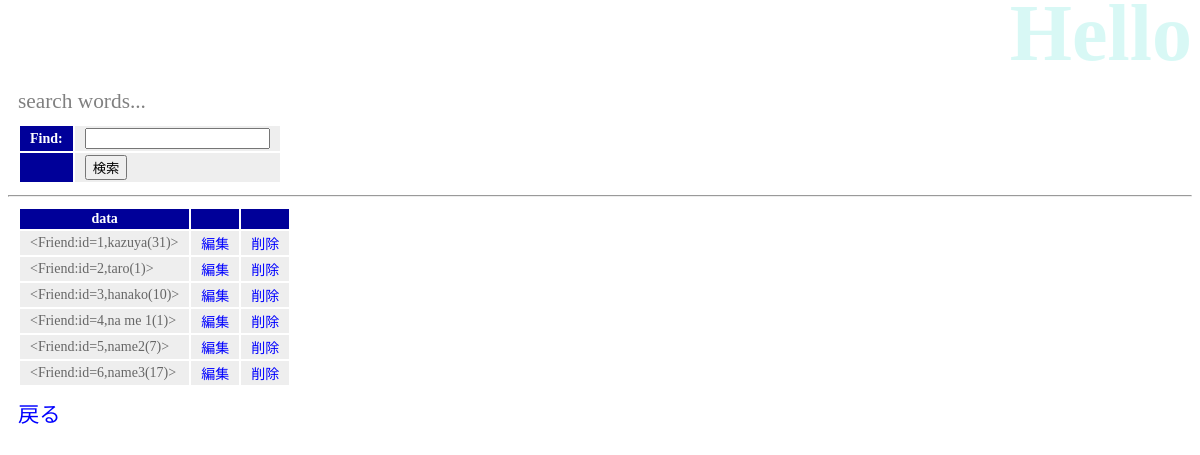
/hello/find, run on an earlier commit of the app's database.
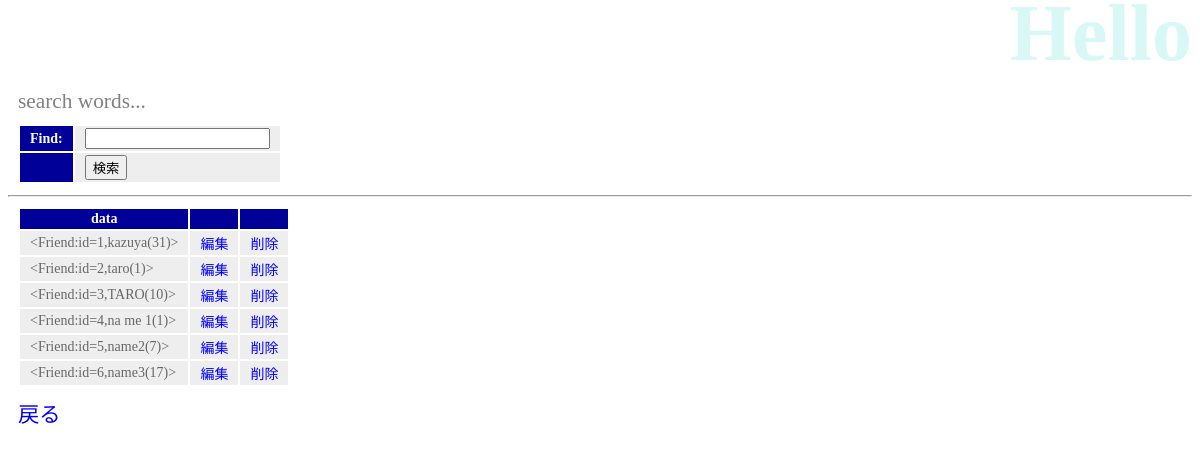
And on a later commit of the database.
### hello/models.py (models this page shows)
class Friend(models.Model):
    name = models.CharField(max_length=100)
    mail = models.EmailField(max_length=200)
    gender = models.BooleanField()
    age = models.IntegerField(default=0)
    birthday = models.DateField()
    def __str__(self):
        return '<Friend:id=' + str(self.id) + ',' + self.name + '(' + str(self.age) + ')>'

### hello/views.py (the view)
# urls.py: path('find', views.find, name='find'),
def find(request):
    if (request.method == 'POST'):
        msg = 'search result:'
        form = FindForm(request.POST)
        str = request.POST['find']
        list = str.split()
        data = Friend.objects.filter(name__in=list)
    else:
        msg = 'search words...'
        form = FindForm()
        data = Friend.objects.all()
    params = {
        'title':'Hello',
        'message':msg,
        'form':form,
        'data':data,
    }
    return render(request, 'hello/find.html', params)

### hello/forms.py
class FindForm(forms.Form):
    find = forms.CharField(label='Find', required=False)

### hello/templates/hello/find.html (shortened to what this page needs)
{% load static %}
<!DOCTYPE html>
<html lang="ja">
<head>
    <link rel="stylesheet" href="{% static 'hello/css/style.css' %}">
</head>
<body>
    <h1>{{ title }}</h1>
    <p>{{ message|safe }}</p>
    <table>
        <form action="{% url 'find' %}" method="post">
            {{ form }}
            <tr><th></th><td><input type="submit" value="検索"></td></tr>
        </form>
    </table>
    <hr>
    <table>
        <tr>
            <th>data</th>
            <th></th>
            <th></th>
        </tr>
        {% for item in data %}
        <tr>
            <td>{{ item }}</td>
            <td><a href="{% url 'edit' item.id %}">編集</a></td>
            <td><a href="{% url 'delete' item.id %}">削除</a></td>
        </tr>
        {% endfor %}
    </table>
    <p><a href="{% url 'index' %}">戻る</a></p>
</body>
</html>

What changed in the data, as far as the page shows it:
changed Friend: id+name+age "<Friend:id=3,hanako(10)>" → "<Friend:id=3,TARO(10)>"
